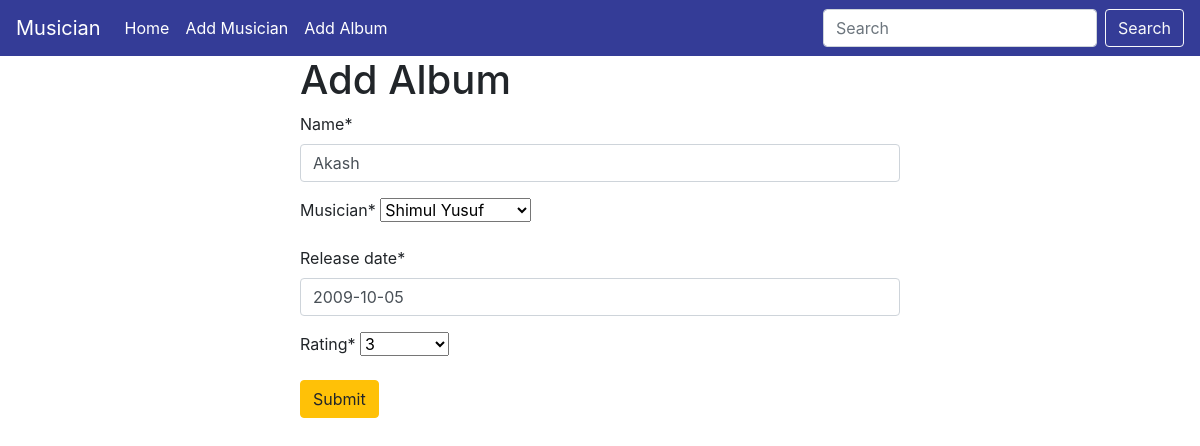
Page /album/edit/11 on the committed database.
### Album/models.py (models this page shows, shortened)
class album(models.Model):
    name=models.CharField( max_length=50)
    musician=models.ForeignKey(musician,on_delete=models.CASCADE)
    release_date=models.DateField()
    rating = models.IntegerField(choices=((1, '1'), (2, '2'), (3, '3'), (4, '4'), (5, '5')))

### Album/views.py (the view)
# urls.py: path('edit/<int:id>',views.edit_album,name='edit_album'),
def edit_album(request,id):
    alb=models.album.objects.get(pk=id)
    album_form=forms.albumForm(instance=alb)
    if request.method=='POST':
        album_form=forms.albumForm(request.POST,instance=alb)
        if album_form.is_valid():
            album_form.save()
            return redirect('homepage')
    return render(request,'add_album.html',{'form':album_form})

### Album/forms.py
class albumForm(forms.ModelForm):
    class Meta:
        model=album
        fields='__all__'

### Musician/models.py (called while the page is built)
    def __str__(self):
        return f'{self.first_name} {self.last_name}'

### Album/templates/add_album.html (shortened to what this page needs)
{% extends "base.html" %}
{%  load crispy_forms_tags %}
{% block content %}
<form style="width:50% ; margin : auto" method="post">
    <h1>Add Album</h1>
{{form | crispy}}
<button class="btn btn-warning">Submit</button>
{% endblock content %}

### rows in the picture
album: name "Akash", musician "Shimul Yusuf", release_date "2009-10-05", rating "3"
